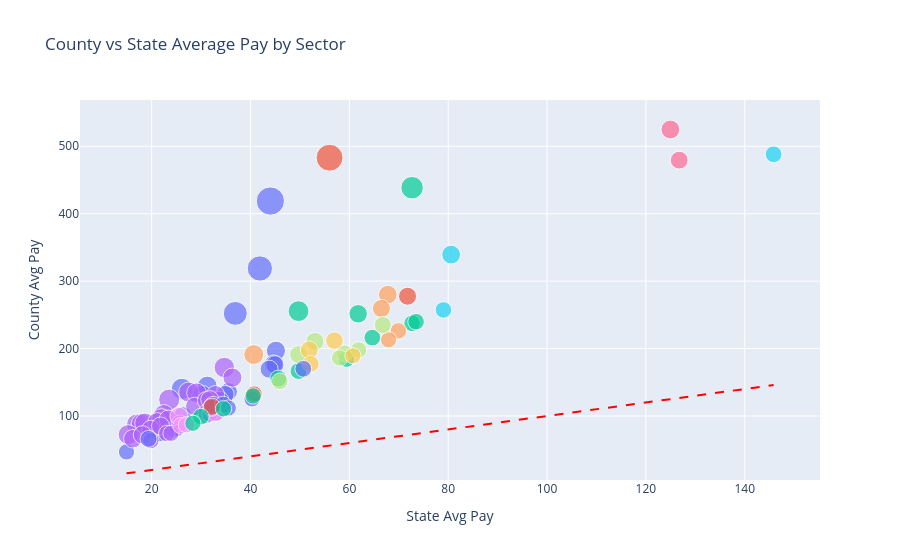

Write notebook code for a chart like this one.
### Code cell
fig = px.scatter(
    q1,
    x='avg_pay_st',
    y='avg_pay_ct',
    color='sector_label',
    size='pay_ratio',
    hover_data=['county', 'state_str', 'year'],
    title='County vs State Average Pay by Sector',
    labels={
        'avg_pay_st': 'State Avg Pay',
        'avg_pay_ct': 'County Avg Pay'
    }
)


fig.add_shape(
    type='line',
    x0=q1['avg_pay_st'].min(), y0=q1['avg_pay_st'].min(),
    x1=q1['avg_pay_st'].max(), y1=q1['avg_pay_st'].max(),
    line=dict(color='red', dash='dash')
)

fig.layout.update(showlegend=False)

fig.show()

### Figure 1 — Plotly figure (JSON) as saved in the notebook; plotly's stock layout.template omitted (floating-point values rounded to 4 significant figures)
{"data": [{"customdata": [["Hall County", "Georgia", 2023], ["Hall County", "Georgia", 2022], ["Hall County", "Georgia", 2017], ["New Kent County", "Virginia", 2019], ["Jefferson Parish", "Louisiana", 2020], ["Jefferson Parish", "Louisiana", 2023], ["Hall County", "Georgia", 2020], ["Jefferson Parish", "Louisiana", 2022], ["Jefferson Parish", "Louisiana", 2021], ["Hall County", "Georgia", 2021], ["Jefferson Parish", "Louisiana", 2019], ["Brown County", "Wisconsin", 2020], ["Hall County", "Georgia", 2019], ["Jefferson Parish", "Louisiana", 2017], ["Hall County", "Georgia", 2018], ["Jefferson Parish", "Louisiana", 2018], ["Loudoun County", "Virginia", 2020], ["Loudoun County", "Virginia", 2017], ["Loudoun County", "Virginia", 2022], ["Tunica County", "Mississippi", 2023], ["Loudoun County", "Virginia", 2021], ["Loudoun County", "Virginia", 2018], ["Loudoun County", "Virginia", 2023], ["Williams County", "North Dakota", 2017], ["Brown County", "Wisconsin", 2022]], "hovertemplate": "sector_label=Arts, entertainment, and recreation<br>State Avg Pay=%{x}<br>County Avg Pay=%{y}<br>pay_ratio=%{marker.size}<br>county=%{customdata[0]}<br>state_str=%{customdata[1]}<br>year=%{customdata[2]}<extra></extra>", "legendgroup": "Arts, entertainment, and recreation", "marker": {"color": "#636efa", "size": [9.515, 7.61, 6.831, 5.368, 4.622, 4.358, 4.341, 3.961, 3.917, 3.871, 3.832, 3.828, 3.783, 3.664, 3.662, 3.63, 3.427, 3.423, 3.354, 3.262, 3.253, 3.252, 3.153, 3.132, 3.11], "sizemode": "area", "sizeref": 0.02379, "symbol": "circle"}, "mode": "markers", "name": "Arts, entertainment, and recreation", "orientation": "v", "showlegend": true, "type": "scatter", "x": [44.01, 41.89, 36.91, 26.11, 31.25, 45.14, 30.24, 44.67, 44.93, 43.76, 35.53, 26.27, 34.88, 32.17, 33.81, 32.51, 21.61, 24.46, 32.19, 24.49, 31.13, 25.19, 33.2, 14.9, 40.29], "xaxis": "x", "y": [418.8, 318.8, 252.1, 140.2, 144.4, 196.7, 131.3, 176.9, 176.0, 169.4, 136.2, 100.6, 132.0, 117.9, 123.8, 118.0, 74.07, 83.73, 108.0, 79.87, 101.3, 81.91, 104.7, 46.68, 125.3], "yaxis": "y"}, {"customdata": [["Burke County", "Georgia", 2017], ["Eau Claire County", "Wisconsin", 2017]], "hovertemplate": "sector_label=Construction<br>State Avg Pay=%{x}<br>County Avg Pay=%{y}<br>pay_ratio=%{marker.size}<br>county=%{customdata[0]}<br>state_str=%{customdata[1]}<br>year=%{customdata[2]}<extra></extra>", "legendgroup": "Construction", "marker": {"color": "#EF553B", "size": [8.628, 3.868], "sizemode": "area", "sizeref": 0.02379, "symbol": "circle"}, "mode": "markers", "name": "Construction", "orientation": "v", "showlegend": true, "type": "scatter", "x": [55.99, 71.77], "xaxis": "x", "y": [483.0, 277.6], "yaxis": "y"}, {"customdata": [["Bristol Bay Borough", "Alaska", 2023], ["Bristol Bay Borough", "Alaska", 2018], ["Sullivan County", "Missouri", 2021], ["Valdez-Cordova Census Area", "Alaska", 2017], ["Valdez-Cordova Census Area", "Alaska", 2018], ["Arlington County", "Virginia", 2022], ["Chugach Census Area", "Alaska", 2023], ["Chugach Census Area", "Alaska", 2022], ["Valdez-Cordova Census Area", "Alaska", 2020]], "hovertemplate": "sector_label=Manufacturing<br>State Avg Pay=%{x}<br>County Avg Pay=%{y}<br>pay_ratio=%{marker.size}<br>county=%{customdata[0]}<br>state_str=%{customdata[1]}<br>year=%{customdata[2]}<extra></extra>", "legendgroup": "Manufacturing", "marker": {"color": "#00cc96", "size": [6.033, 5.14, 4.072, 3.409, 3.35, 3.345, 3.265, 3.263, 3.099], "sizemode": "area", "sizeref": 0.02379, "symbol": "circle"}, "mode": "markers", "name": "Manufacturing", "orientation": "v", "showlegend": true, "type": "scatter", "x": [72.69, 49.71, 61.78, 45.61, 49.71, 64.65, 72.69, 73.5, 59.41], "xaxis": "x", "y": [438.6, 255.5, 251.5, 155.5, 166.5, 216.2, 237.4, 239.8, 184.1], "yaxis": "y"}, {"customdata": [["Mackinac County", "Michigan", 2023], ["Mackinac County", "Michigan", 2017], ["Denali Borough", "Alaska", 2022], ["Mackinac County", "Michigan", 2018], ["Denali Borough", "Alaska", 2017], ["Mackinac County", "Michigan", 2019], ["Mackinac County", "Michigan", 2020], ["Denali Borough", "Alaska", 2019], ["Mackinac County", "Michigan", 2022], ["Mackinac County", "Michigan", 2021], ["Denali Borough", "Alaska", 2023], ["Billings County", "North Dakota", 2021], ["Billings County", "North Dakota", 2020], ["Billings County", "North Dakota", 2023], ["Nantucket County", "Massachusetts", 2020], ["Nantucket County", "Massachusetts", 2023], ["Denali Borough", "Alaska", 2018], ["Billings County", "North Dakota", 2019], ["Nantucket County", "Massachusetts", 2022], ["Nantucket County", "Massachusetts", 2021], ["Billings County", "North Dakota", 2022], ["Nantucket County", "Massachusetts", 2019], ["Dukes County", "Massachusetts", 2022], ["Dukes County", "Massachusetts", 2021], ["Nantucket County", "Massachusetts", 2017], ["Dukes County", "Massachusetts", 2020], ["Nantucket County", "Massachusetts", 2018]], "hovertemplate": "sector_label=Accommodation and food services<br>State Avg Pay=%{x}<br>County Avg Pay=%{y}<br>pay_ratio=%{marker.size}<br>county=%{customdata[0]}<br>state_str=%{customdata[1]}<br>year=%{customdata[2]}<extra></extra>", "legendgroup": "Accommodation and food services", "marker": {"color": "#ab63fa", "size": [5.277, 5.143, 4.955, 4.929, 4.92, 4.808, 4.745, 4.621, 4.561, 4.398, 4.319, 4.304, 4.094, 4.067, 4.038, 4.0, 3.98, 3.975, 3.952, 3.911, 3.904, 3.459, 3.38, 3.247, 3.21, 3.209, 3.105], "sizemode": "area", "sizeref": 0.02379, "symbol": "circle"}, "mode": "markers", "name": "Accommodation and food services", "orientation": "v", "showlegend": true, "type": "scatter", "x": [23.54, 17.02, 34.69, 17.94, 27.51, 18.6, 15.24, 29.07, 22.45, 21.95, 36.34, 21.13, 16.19, 23.36, 19.82, 32.91, 28.69, 18.12, 31.08, 31.75, 21.79, 25.69, 31.08, 31.75, 23.05, 19.82, 23.91], "xaxis": "x", "y": [124.2, 87.52, 171.9, 88.4, 135.4, 89.42, 72.3, 134.3, 102.4, 96.56, 156.9, 90.93, 66.28, 95.01, 80.04, 131.6, 114.2, 72.02, 122.8, 124.2, 85.08, 88.86, 105.0, 103.1, 73.99, 63.61, 74.23], "yaxis": "y"}, {"customdata": [["Juncos Municipio", "Puerto Rico", 2018], ["Cameron Parish", "Louisiana", 2018], ["Cameron Parish", "Louisiana", 2017], ["Cameron Parish", "Louisiana", 2019], ["Cameron Parish", "Louisiana", 2020]], "hovertemplate": "sector_label=Professional, scientific, and technical services<br>State Avg Pay=%{x}<br>County Avg Pay=%{y}<br>pay_ratio=%{marker.size}<br>county=%{customdata[0]}<br>state_str=%{customdata[1]}<br>year=%{customdata[2]}<extra></extra>", "legendgroup": "Professional, scientific, and technical services", "marker": {"color": "#FFA15A", "size": [4.7, 4.131, 3.901, 3.236, 3.135], "sizemode": "area", "sizeref": 0.02379, "symbol": "circle"}, "mode": "markers", "name": "Professional, scientific, and technical services", "orientation": "v", "showlegend": true, "type": "scatter", "x": [40.65, 67.78, 66.49, 69.92, 67.92], "xaxis": "x", "y": [191.1, 280.0, 259.4, 226.3, 212.9], "yaxis": "y"}, {"customdata": [["Rankin County", "Mississippi", 2019], ["Douglas County", "Colorado", 2023], ["Delaware County", "Pennsylvania", 2020]], "hovertemplate": "sector_label=Mining, quarrying, and oil and gas extraction<br>State Avg Pay=%{x}<br>County Avg Pay=%{y}<br>pay_ratio=%{marker.size}<br>county=%{customdata[0]}<br>state_str=%{customdata[1]}<br>year=%{customdata[2]}<extra></extra>", "legendgroup": "Mining, quarrying, and oil and gas extraction", "marker": {"color": "#19d3f3", "size": [4.211, 3.347, 3.255], "sizemode": "area", "sizeref": 0.02379, "symbol": "circle"}, "mode": "markers", "name": "Mining, quarrying, and oil and gas extraction", "orientation": "v", "showlegend": true, "type": "scatter", "x": [80.59, 145.8, 79.03], "xaxis": "x", "y": [339.3, 488.1, 257.3], "yaxis": "y"}, {"customdata": [["Arlington County", "Virginia", 2022], ["Arlington County", "Virginia", 2023]], "hovertemplate": "sector_label=Utilities<br>State Avg Pay=%{x}<br>County Avg Pay=%{y}<br>pay_ratio=%{marker.size}<br>county=%{customdata[0]}<br>state_str=%{customdata[1]}<br>year=%{customdata[2]}<extra></extra>", "legendgroup": "Utilities", "marker": {"color": "#FF6692", "size": [4.2, 3.782], "sizemode": "area", "sizeref": 0.02379, "symbol": "circle"}, "mode": "markers", "name": "Utilities", "orientation": "v", "showlegend": true, "type": "scatter", "x": [125.0, 126.7], "xaxis": "x", "y": [524.9, 479.4], "yaxis": "y"}, {"customdata": [["Emporia city", "Virginia", 2021], ["Emporia city", "Virginia", 2020], ["Cameron Parish", "Louisiana", 2022], ["Ellsworth County", "Kansas", 2019], ["Cameron Parish", "Louisiana", 2018], ["Cameron Parish", "Louisiana", 2020], ["San Francisco County", "California", 2022]], "hovertemplate": "sector_label=Transportation and warehousing<br>State Avg Pay=%{x}<br>County Avg Pay=%{y}<br>pay_ratio=%{marker.size}<br>county=%{customdata[0]}<br>state_str=%{customdata[1]}<br>year=%{customdata[2]}<extra></extra>", "legendgroup": "Transportation and warehousing", "marker": {"color": "#B6E880", "size": [3.969, 3.843, 3.52, 3.297, 3.272, 3.205, 3.199], "sizemode": "area", "sizeref": 0.02379, "symbol": "circle"}, "mode": "markers", "name": "Transportation and warehousing", "orientation": "v", "showlegend": true, "type": "scatter", "x": [53.01, 49.71, 66.75, 45.92, 59.02, 58.03, 61.88], "xaxis": "x", "y": [210.4, 191.0, 234.9, 151.4, 193.1, 186.0, 198.0], "yaxis": "y"}, {"customdata": [["Greene County", "Mississippi", 2017], ["Greene County", "Mississippi", 2018], ["Greene County", "Mississippi", 2020], ["Greene County", "Mississippi", 2023]], "hovertemplate": "sector_label=Other services (except public administration)<br>State Avg Pay=%{x}<br>County Avg Pay=%{y}<br>pay_ratio=%{marker.size}<br>county=%{customdata[0]}<br>state_str=%{customdata[1]}<br>year=%{customdata[2]}<extra></extra>", "legendgroup": "Other services (except public administration)", "marker": {"color": "#FF97FF", "size": [3.902, 3.303, 3.213, 3.149], "sizemode": "area", "sizeref": 0.02379, "symbol": "circle"}, "mode": "markers", "name": "Other services (except public administration)", "orientation": "v", "showlegend": true, "type": "scatter", "x": [25.52, 25.93, 27.04, 32.87], "xaxis": "x", "y": [99.56, 85.64, 86.88, 103.5], "yaxis": "y"}, {"customdata": [["Orleans Parish", "Louisiana", 2019], ["Orleans Parish", "Louisiana", 2022], ["Orleans Parish", "Louisiana", 2020], ["Stevens County", "Minnesota", 2023]], "hovertemplate": "sector_label=Agriculture, forestry, fishing and hunting<br>State Avg Pay=%{x}<br>County Avg Pay=%{y}<br>pay_ratio=%{marker.size}<br>county=%{customdata[0]}<br>state_str=%{customdata[1]}<br>year=%{customdata[2]}<extra></extra>", "legendgroup": "Agriculture, forestry, fishing and hunting", "marker": {"color": "#FECB52", "size": [3.816, 3.714, 3.395, 3.117], "sizemode": "area", "sizeref": 0.02379, "symbol": "circle"}, "mode": "markers", "name": "Agriculture, forestry, fishing and hunting", "orientation": "v", "showlegend": true, "type": "scatter", "x": [51.88, 56.99, 52.19, 60.72], "xaxis": "x", "y": [198.0, 211.7, 177.1, 189.3], "yaxis": "y"}, {"customdata": [["Barbour County", "West Virginia", 2019], ["Barbour County", "West Virginia", 2020], ["Río Grande Municipio", "Puerto Rico", 2018], ["Barbour County", "West Virginia", 2021], ["Montour County", "Pennsylvania", 2023], ["Greene County", "Georgia", 2018]], "hovertemplate": "sector_label=Administrative and support and waste management and remediation services<br>State Avg Pay=%{x}<br>County Avg Pay=%{y}<br>pay_ratio=%{marker.size}<br>county=%{customdata[0]}<br>state_str=%{customdata[1]}<br>year=%{customdata[2]}<extra></extra>", "legendgroup": "Administrative and support and waste management and remediation services", "marker": {"color": "#636efa", "size": [3.582, 3.495, 3.411, 3.392, 3.354, 3.15], "sizemode": "area", "sizeref": 0.02379, "symbol": "circle"}, "mode": "markers", "name": "Administrative and support and waste management and remediation services", "orientation": "v", "showlegend": true, "type": "scatter", "x": [32.41, 32.08, 19.36, 34.46, 50.68, 35.5], "xaxis": "x", "y": [116.1, 112.1, 66.03, 116.9, 170.0, 111.8], "yaxis": "y"}, {"customdata": [["Upshur County", "West Virginia", 2022], ["Aleutians West Census Area", "Alaska", 2023]], "hovertemplate": "sector_label=Retail trade<br>State Avg Pay=%{x}<br>County Avg Pay=%{y}<br>pay_ratio=%{marker.size}<br>county=%{customdata[0]}<br>state_str=%{customdata[1]}<br>year=%{customdata[2]}<extra></extra>", "legendgroup": "Retail trade", "marker": {"color": "#EF553B", "size": [3.534, 3.253], "sizemode": "area", "sizeref": 0.02379, "symbol": "circle"}, "mode": "markers", "name": "Retail trade", "orientation": "v", "showlegend": true, "type": "scatter", "x": [32.17, 40.71], "xaxis": "x", "y": [113.7, 132.4], "yaxis": "y"}, {"customdata": [["Dale County", "Alabama", 2018], ["Otero County", "New Mexico", 2019], ["Jackson County", "Oklahoma", 2023], ["Jackson County", "Oklahoma", 2017]], "hovertemplate": "sector_label=Educational services<br>State Avg Pay=%{x}<br>County Avg Pay=%{y}<br>pay_ratio=%{marker.size}<br>county=%{customdata[0]}<br>state_str=%{customdata[1]}<br>year=%{customdata[2]}<extra></extra>", "legendgroup": "Educational services", "marker": {"color": "#00cc96", "size": [3.303, 3.206, 3.2, 3.148], "sizemode": "area", "sizeref": 0.02379, "symbol": "circle"}, "mode": "markers", "name": "Educational services", "orientation": "v", "showlegend": true, "type": "scatter", "x": [29.96, 34.52, 40.53, 28.33], "xaxis": "x", "y": [98.94, 110.7, 129.7, 89.19], "yaxis": "y"}], "layout": {"legend": {"itemsizing": "constant", "title": {"text": "sector_label"}, "tracegroupgap": 0}, "shapes": [{"line": {"color": "red", "dash": "dash"}, "type": "line", "x0": 14.9, "x1": 145.8, "y0": 14.9, "y1": 145.8}], "showlegend": false, "title": {"text": "County vs State Average Pay by Sector"}, "xaxis": {"anchor": "y", "domain": [0, 1], "title": {"text": "State Avg Pay"}}, "yaxis": {"anchor": "x", "domain": [0, 1], "title": {"text": "County Avg Pay"}}}}
